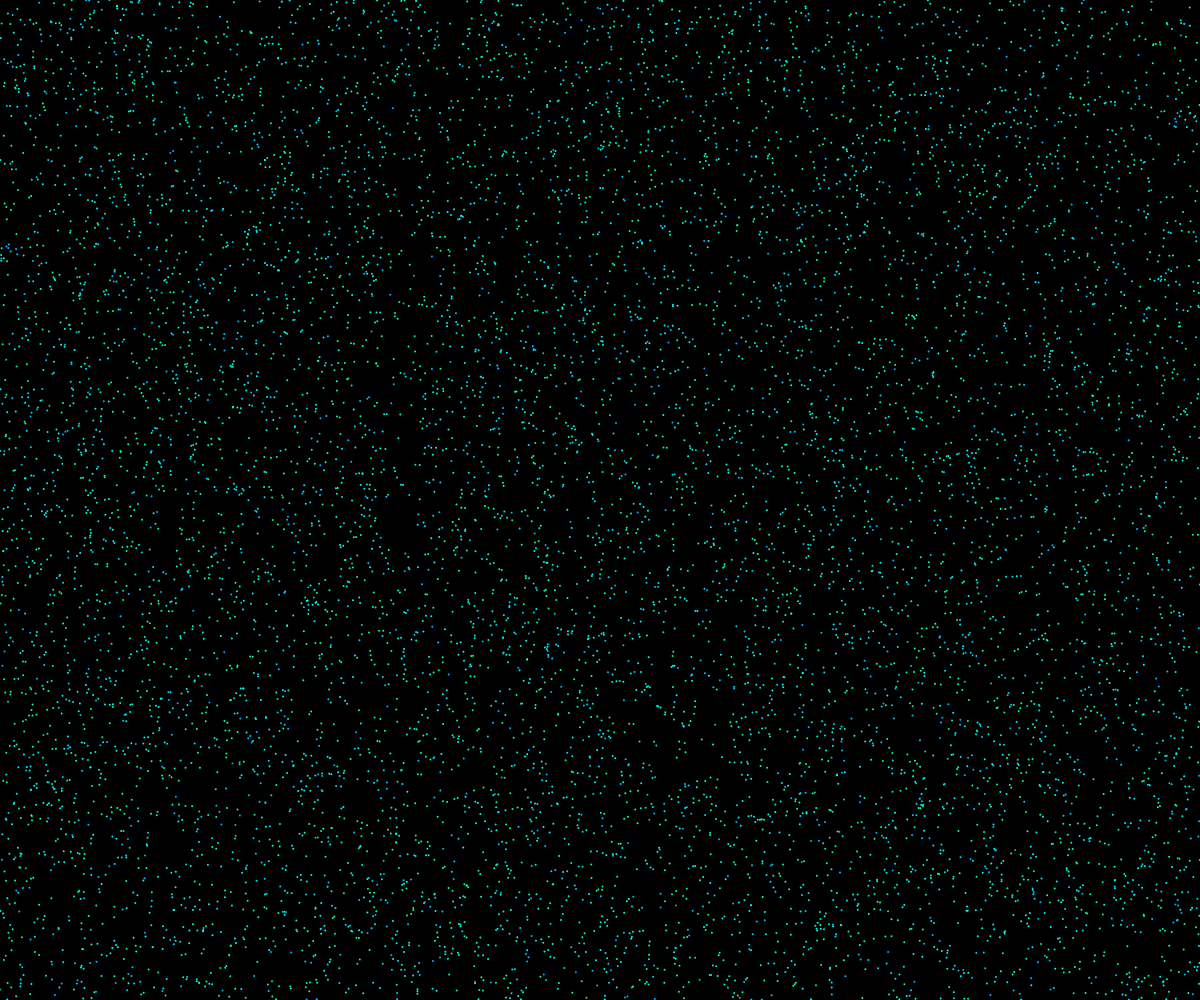
Frame 1 (no input)
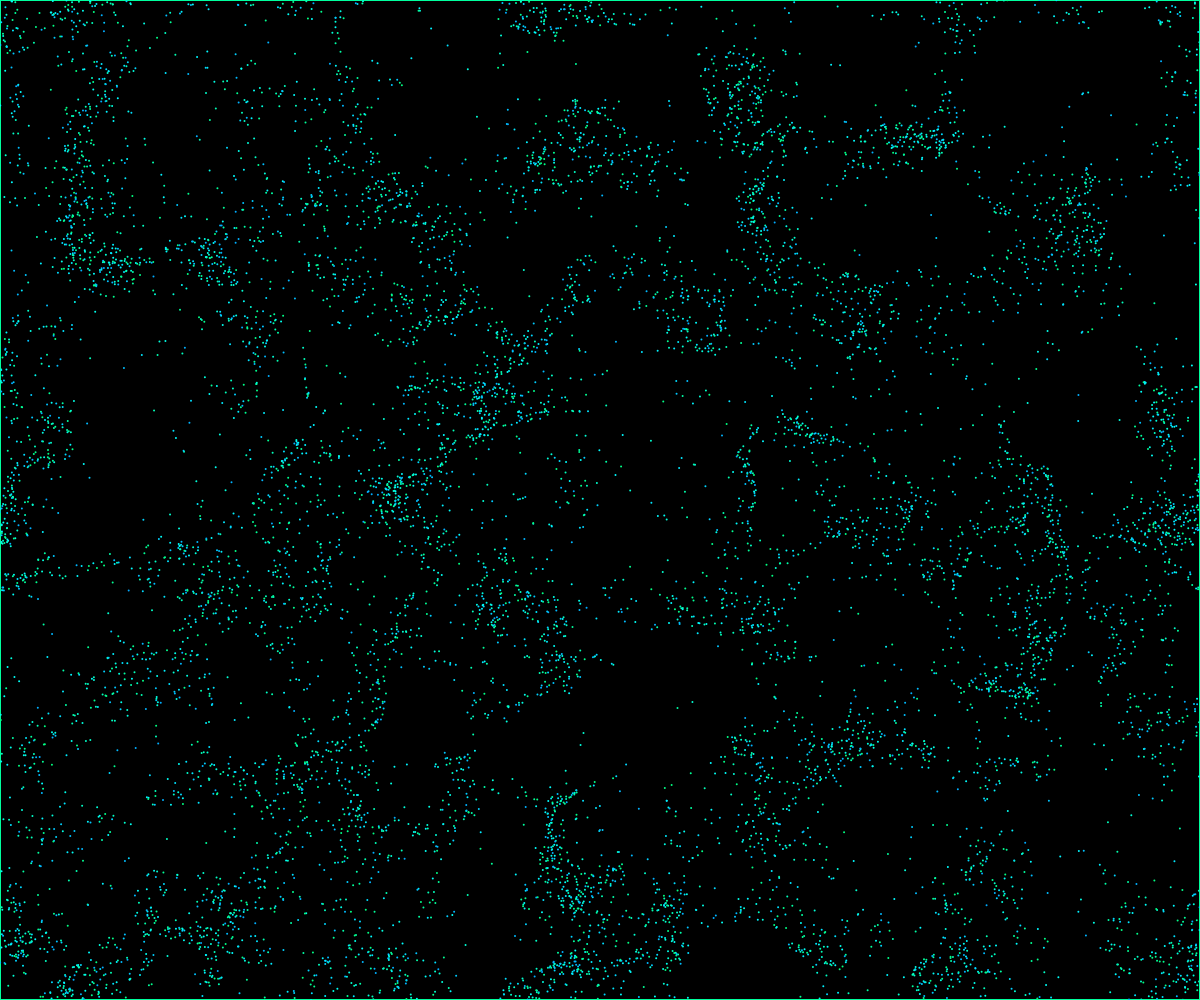
Frame 60 (no input)
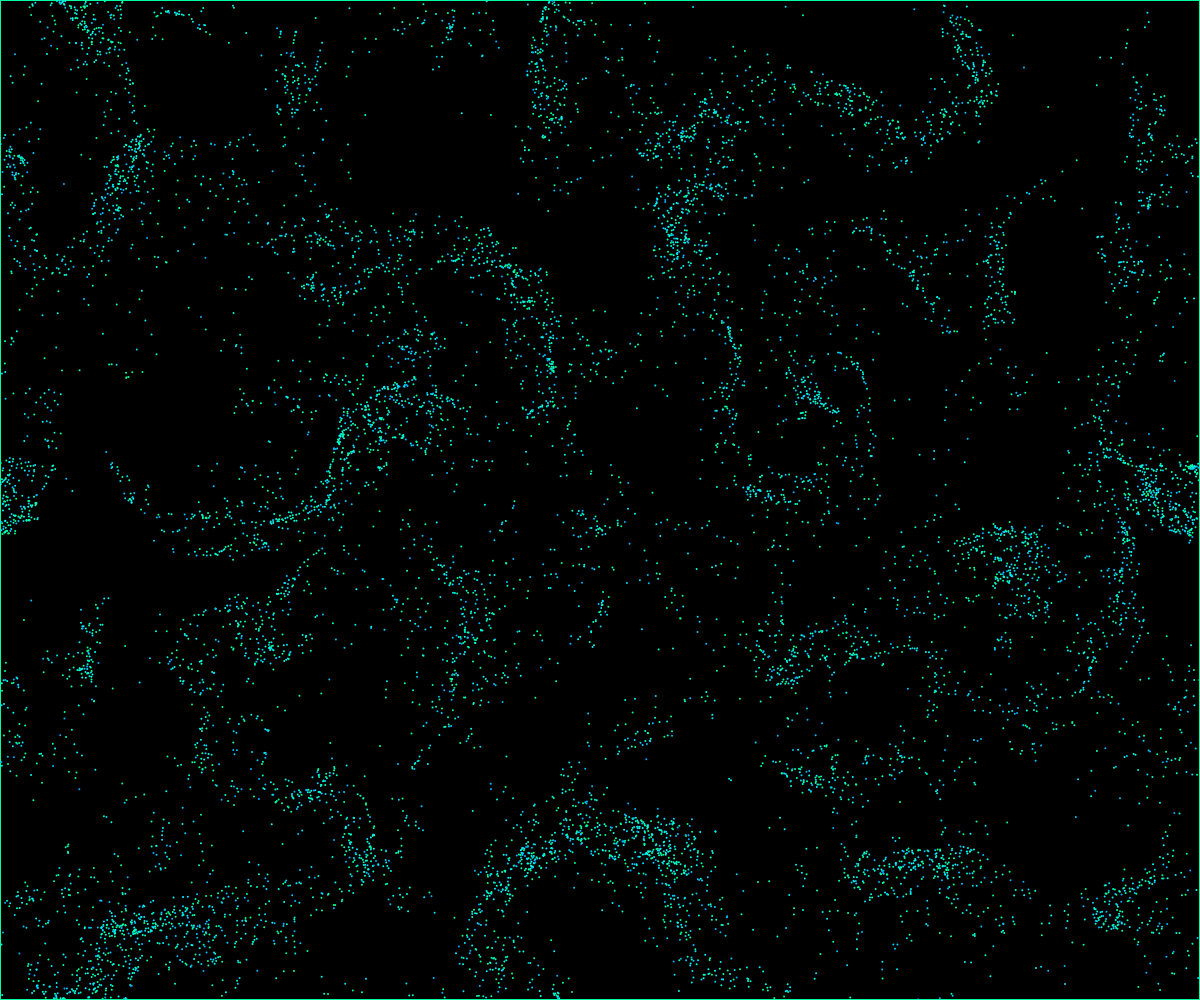
Frame 120 (the mouse pressed at the canvas centre since frame 60)

The p5.js sketch that drew these frames (run headless with seeded random() and noise() and a simulated clock; from frame 60 on, the mouse is pressed at the canvas centre):

// p5.js sketch
// ── sketch.js
let cols, rows;  // 定义网格的列和行
let resolution = 10;  // 定义每个网格单元的大小
let flowfield;  // 存储每个网格点的向量
let particles = [];  // 存储所有粒子的数组
let noiseScale = 0.05;  // 噪声函数的缩放系数，影响噪声的粒度，这个就是那个洋流的效果的关键

// 初始化函数，设置画布和粒子
function setup() {
    createCanvas(windowWidth, windowHeight);  // 创建一个画布，尺寸为浏览器窗口大小
    cols = floor(width / resolution);  // 计算列数
    rows = floor(height / resolution);  // 计算行数
    flowfield = new Array(cols * rows);  // 创建一个数组来存储每个网格点的向量
    noiseDetail(40, 0.5);  // 设置噪声的细节级别

    for (let i = 0; i < 10000; i++) {  // 创建1000个粒子，要注意，太多了的话会运行不动
        particles.push(new Particle(random(width), random(height)));  // 每个粒子在随机位置初始化
    }
    background(0);  // 设置背景色为黑色
}

// 每帧执行一次，更新画布上的内容
function draw() {
    // 更新流场向量
    for (let x = 0; x < cols; x++) {
        for (let y = 0; y < rows; y++) {
            let index = x + y * cols;  // 计算当前网格的索引
            let angle = noise(x * noiseScale, y * noiseScale, frameCount * 0.01) * TWO_PI * 4;  // 根据噪声函数生成角度
            flowfield[index] = p5.Vector.fromAngle(angle);  // 根据角度创建向量
            flowfield[index].setMag(0.1);  // 设置向量的大小
        }
    }

    // 创建半透明背景以实现拖尾效果
    fill(0, 10);  // 设置填充色为半透明的黑色
    rect(0, 0, width, height);  // 绘制覆盖整个画布的矩形

    // 动态根据噪声函数的结果添加或删除粒子
    if (particles.length < 1000) {
        let newParticle = new Particle(random(width), random(height));
        if (noise(newParticle.pos.x * noiseScale, newParticle.pos.y * noiseScale) > 0.5) {
            particles.push(newParticle);  // 如果噪声值较高，则添加新粒子
        }
    }
    
    // 随机删除粒子
    if (particles.length > 0 && random(1) < 0.05) {
        particles.splice(floor(random(particles.length)), 1);  // 随机删除一个粒子
    }

    // 更新所有粒子的状态
    for (let i = 0; i < particles.length; i++) {
        particles[i].follow(flowfield);  // 粒子根据流场移动
        particles[i].update();  // 更新粒子状态
        particles[i].show();  // 绘制粒子
        particles[i].edges();  // 处理粒子边缘行为
    }
}

// 粒子类定义
class Particle {
    constructor(x, y) {
        this.pos = createVector(x, y);  // 粒子的位置
        this.vel = createVector(0, 0);  // 粒子的速度
        this.acc = createVector(0, 0);  // 粒子的加速度
        this.maxSpeed = 2;  // 粒子的最大速度
        this.hue = random(200,150,50);  // 随机生成粒子颜色的色调
    }

follow(vectors) {
    let x = floor(this.pos.x / resolution); // 计算粒子当前位置对应的流场网格的列
    let y = floor(this.pos.y / resolution); // 计算粒子当前位置对应的流场网格的行
    let index = x + y * cols; // 计算在流场数组中的索引位置
    let force = vectors[index]; // 获取该位置的流场向量
    this.applyForce(force); // 将流场向量作为力应用到粒子上
}

  applyForce(force) {
    this.acc.add(force); // 将外部力加到粒子的加速度上
}

  update() {
    this.vel.add(this.acc); // 加速度影响速度
    this.vel.limit(this.maxSpeed); // 限制速度以防止粒子速度过快
    this.pos.add(this.vel); // 速度改变位置
    this.acc.mult(0); // 清除加速度，为下一帧计算做准备
}

  show() {
    colorMode(HSB); // 设置颜色模式为HSB
    stroke(this.hue, 255, 255, 50); // 设置绘制颜色，使用HSL颜色模型，其中颜色随机
    strokeWeight(2); // 设置线宽，也就是粒子的大小
    point(this.pos.x, this.pos.y); // 在粒子的位置绘制一个点
}

  edges() {
    if (this.pos.x > width) this.pos.x = 0; // 如果粒子移出右边界，从左边界重新进入
    if (this.pos.x < 0) this.pos.x = width; // 如果粒子移出左边界，从右边界重新进入
    if (this.pos.y > height) this.pos.y = 0; // 如果粒子移出下边界，从上边界重新进入
    if (this.pos.y < 0) this.pos.y = height; // 如果粒子移出上边界，从下边界重新进入
}
}
